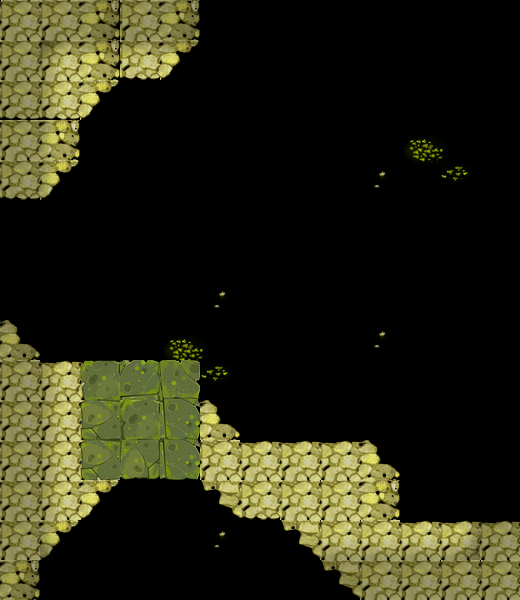

A level layout from a 2D game, rendered from its tile map. Below: a short description, then the map file with tile-grid data replaced by summaries:
An orthogonal 13x15 tile map with 40x40 px tiles, 3 tile layers (块层 1, 块层 3, 块层 2).

<map version="1.0" orientation="orthogonal" width="13" height="15" tilewidth="40" tileheight="40">
 <tileset firstgid="1" name="clmap_skin" tilewidth="40" tileheight="40">
  <image source="clmap_skin.png" width="400" height="440" />
 </tileset>
 <layer name="块层 1" width="13" height="15">
  <data>[195 cells, 70 non-empty, 18 distinct tile ids]</data>
 </layer>
 <layer name="块层 3" width="13" height="15">
  <data>[195 cells, 9 non-empty, 9 distinct tile ids]</data>
 </layer>
 <layer name="块层 2" width="13" height="15">
  <data>[195 cells, 96 non-empty, 9 distinct tile ids]</data>
 </layer>
</map>
